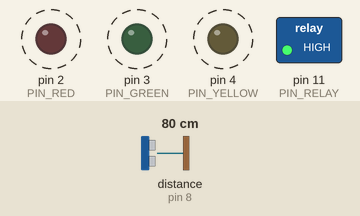
Recording of a sketch running on a simulated Arduino Uno, built with avr-gcc and run on an emulated ATmega328P. On the bench: switched loads named in the sketch (green lamp = pin HIGH), output pins drawn as LEDs (lit = HIGH). Wiring (inferred from the names in the program): ultrasonic range finder: trigger pin 9; echo pin 8. Dashed ring = blinking. The inputs (shaded band) are chosen by the test bench; at power-on: distance to the obstacle (sensor on pin 8) 80 cm. The echo pulse lasts 58.3 µs per cm; pins used as bus, display or sensor lines are not drawn; what the sketch prints to the serial monitor is not drawn.

Above: at 1.29 s.
1.3 s: distance to the obstacle (sensor on pin 8) set to 35 cm
4.3 s: distance to the obstacle (sensor on pin 8) set to 2 cm
Timing chart, 0 to 13.3 s (numbered marks = the images above; inputs shaded):
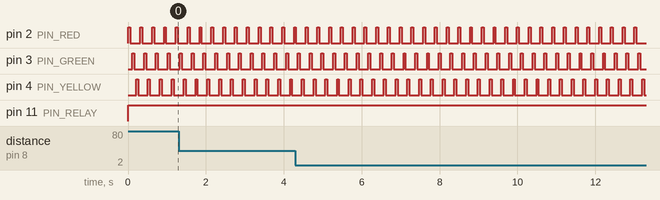

The sketch:

AnalogReadSerial.ino
```cpp
#include <Arduino.h>
#include <HardwareSerial.h>
#include <Print.h>
#include <WString.h>

#include "header/IRremote/IRremote.h"

#define PIN_RED 2
#define PIN_GREEN 3
#define PIN_YELLOW 4
#define PIN_RADAR 10
#define PIN_RELAY 11
#define ECHO  8
#define TE1G  9
#define MIN_DISTANCE 20

int leds[3] = { 2, 3, 4 };
IRrecv irrecv(PIN_RADAR);
decode_results results;
const String RADAR_OK = "111111110000001011111101";
String oldInfraredData;
int relayState = 0;

/**
 * 初始化函数，只在电源接通时执行一次
 */
void setup() {
	Serial.begin(9600);

	pinMode(PIN_RED, OUTPUT);
	pinMode(PIN_GREEN, OUTPUT);
	pinMode(PIN_YELLOW, OUTPUT);
	pinMode(PIN_RELAY, OUTPUT);
	pinMode(ECHO, INPUT);
	pinMode(TE1G, OUTPUT);
	irrecv.enableIRIn();
}

/**
 * Arduino循环函数，每秒钟被执行1W次
 */
void loop() {

	String currentInfraredData = getInfraredData();

	unsigned long distance = getUltrasonicData();

	controlMotorWithInfraredSignal(currentInfraredData);
	controlMotorWithUltrasonicSignal(distance);

	for (int i = 0; i <= 2; i++) {
		digitalWrite(leds[i], HIGH);
		delay(50);
		digitalWrite(leds[i], LOW);
		delay(50);
	}
}

/**
 * 用红外信号控制继电器，按下OK开启接通继电器，启动马达
 */
void controlMotorWithInfraredSignal(String currentInfraredData) {
	if (currentInfraredData.equals(RADAR_OK) && !oldInfraredData.equals(RADAR_OK)) {
		relayState = 1 - relayState;
		delay(100);
	}

	oldInfraredData = currentInfraredData;
	Serial.print("oldInfraredData = ");
	Serial.println(oldInfraredData);

	if (relayState == 1) {
		digitalWrite(PIN_RELAY, LOW);
	} else {
		digitalWrite(PIN_RELAY, HIGH);
	}
}

/**
 * 用超声波信号控制继电器，距离小于20CM，断开继电器，断开马达电源
 */
void controlMotorWithUltrasonicSignal(unsigned long distance) {

	int relayVoltage = digitalRead(PIN_RELAY);

	Serial.print("relayVoltage = ");
	Serial.println(relayVoltage);

	if (relayVoltage == LOW && distance <= MIN_DISTANCE) {
		digitalWrite(PIN_RELAY, HIGH);
	}
}

/**
 * 读取红外信号数据
 */
String getInfraredData() {
	String currentRadarValue;
	if (irrecv.decode(&results)) {
		currentRadarValue = String(results.value, BIN);
		irrecv.resume();
		Serial.println(currentRadarValue);
		delay(100);
	}
	return currentRadarValue;
}

/**
 * 读取超声波数据
 */
unsigned long getUltrasonicData() {
	// 使发出发出超声波信号接口低电平2μs
	digitalWrite(TE1G, LOW);
	delayMicroseconds(2);
	// 使发出发出超声波信号接口高电平10μs，这里是至少10μs
	digitalWrite(TE1G, HIGH);
	delayMicroseconds(10);
	// 保持发出超声波信号接口低电平
	digitalWrite(TE1G, LOW);
	delayMicroseconds(2);
	// 读出脉冲时间 // 将脉冲时间转化为距离（单位：厘米）
	unsigned long distance = pulseIn(ECHO, HIGH) / 58;
	//输出距离值
	Serial.println(distance);
	return distance;
}
```

Measured:
- by itself, pin 2 (PIN_RED), pin 3 (PIN_GREEN), pin 4 (PIN_YELLOW): alternates HIGH for 0.05 s and LOW for 0.25 s
